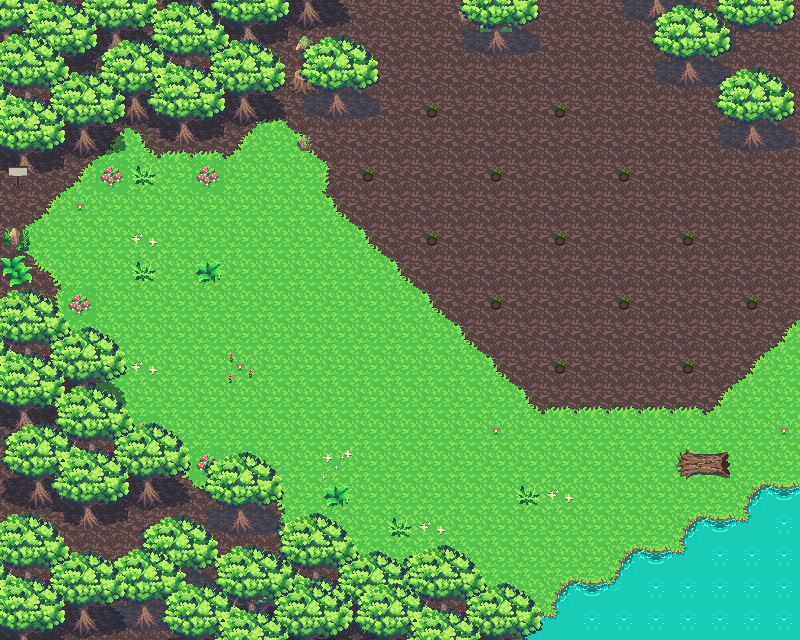

A level layout from a 2D game, rendered from its tile map. Below: a short description, then the map file with tile-grid data replaced by summaries:
An orthogonal 25x20 tile map with 32x32 px tiles, 4 tile layers (Ground, Calque 2, Calque 3, Calque 4), 2 tilesets and 42 objects (27x obstacle, 13x dirt2, gate, npc16).

<map version="1.2" tiledversion="1.2.5" orientation="orthogonal" renderorder="right-down" width="25" height="20" tilewidth="32" tileheight="32" infinite="0" nextlayerid="6" nextobjectid="89">
 <tileset firstgid="1" source="assetsPack/spring_tileset.tsx" />
 <tileset firstgid="841" source="assetsPack/town_tileset.tsx" />
 <layer id="1" name="Ground" width="25" height="20">
  <data>[500 cells, 500 non-empty, 14 distinct tile ids]</data>
 </layer>
 <layer id="2" name="Calque 2" width="25" height="20">
  <data>[500 cells, 114 non-empty, 46 distinct tile ids]</data>
 </layer>
 <layer id="3" name="Calque 3" width="25" height="20">
  <data>[500 cells, 96 non-empty, 33 distinct tile ids]</data>
 </layer>
 <layer id="4" name="Calque 4" width="25" height="20">
  <data>[500 cells, 63 non-empty, 30 distinct tile ids]</data>
 </layer>
 <objectgroup id="5" name="Calque d'objets 1">
  <object id="30" name="mapD" type="gate" x="0" y="192" width="32" height="32">
   <properties>
    <property name="dx" type="int" value="-1" />
    <property name="dy" type="int" value="0" />
   </properties>
  </object>
  <object id="32" name="m1npc1" type="npc16" x="256" y="288" width="32" height="32">
   <properties>
    <property name="look_to" value="q" />
   </properties>
  </object>
  <object id="44" type="obstacle" x="736" y="480" width="64" height="32" />
  <object id="45" type="obstacle" x="672" y="512" width="64" height="32" />
  <object id="46" type="obstacle" x="608" y="544" width="64" height="32" />
  <object id="47" type="obstacle" x="480" y="576" width="128" height="32" />
  <object id="48" type="obstacle" x="352" y="544" width="128" height="32" />
  <object id="49" type="obstacle" x="288" y="512" width="64" height="32" />
  <object id="50" type="obstacle" x="192" y="448" width="96" height="64" />
  <object id="51" type="obstacle" x="128" y="416" width="64" height="32" />
  <object id="52" type="obstacle" x="64" y="320" width="64" height="96" />
  <object id="54" type="obstacle" x="0" y="288" width="64" height="32" />
  <object id="55" type="obstacle" x="0" y="160" width="32" height="32" />
  <object id="56" type="obstacle" x="32" y="128" width="64" height="32" />
  <object id="57" type="obstacle" x="96" y="96" width="64" height="32" />
  <object id="58" type="obstacle" x="160" y="128" width="32" height="32" />
  <object id="59" type="obstacle" x="192" y="96" width="64" height="32" />
  <object id="60" type="obstacle" x="256" y="64" width="64" height="32" />
  <object id="61" type="obstacle" x="320" y="96" width="32" height="32" />
  <object id="62" type="obstacle" x="320" y="32" width="64" height="64" />
  <object id="63" type="obstacle" x="288" y="0" width="32" height="32" />
  <object id="65" type="obstacle" x="480" y="32" width="32" height="32" />
  <object id="66" type="obstacle" x="448" y="0" width="96" height="32" />
  <object id="68" type="obstacle" x="640" y="0" width="32" height="64" />
  <object id="69" type="obstacle" x="672" y="64" width="32" height="32" />
  <object id="70" type="obstacle" x="704" y="96" width="96" height="32" />
  <object id="71" type="obstacle" x="736" y="128" width="32" height="32" />
  <object id="74" name="m1dirt1" type="dirt2" x="416" y="96" width="32" height="32" />
  <object id="75" name="m1dirt2" type="dirt2" x="544" y="96" width="32" height="32" />
  <object id="76" name="m1dirt3" type="dirt2" x="352" y="160" width="32" height="32" />
  <object id="77" name="m1dirt4" type="dirt2" x="480" y="160" width="32" height="32" />
  <object id="78" name="m1dirt5" type="dirt2" x="608" y="160" width="32" height="32" />
  <object id="79" name="m1dirt6" type="dirt2" x="416" y="224" width="32" height="32" />
  <object id="80" name="m1dirt7" type="dirt2" x="544" y="224" width="32" height="32" />
  <object id="81" name="m1dirt8" type="dirt2" x="672" y="224" width="32" height="32" />
  <object id="82" name="m1dirt9" type="dirt2" x="480" y="288" width="32" height="32" />
  <object id="83" name="m1dirt10" type="dirt2" x="608" y="288" width="32" height="32" />
  <object id="84" name="m1dirt11" type="dirt2" x="736" y="288" width="32" height="32" />
  <object id="85" name="m1dirt12" type="dirt2" x="544" y="352" width="32" height="32" />
  <object id="86" name="m1dirt13" type="dirt2" x="672" y="352" width="32" height="32" />
  <object id="87" type="obstacle" x="672" y="448" width="64" height="32" />
  <object id="88" type="obstacle" x="0" y="224" width="32" height="64" />
 </objectgroup>
</map>